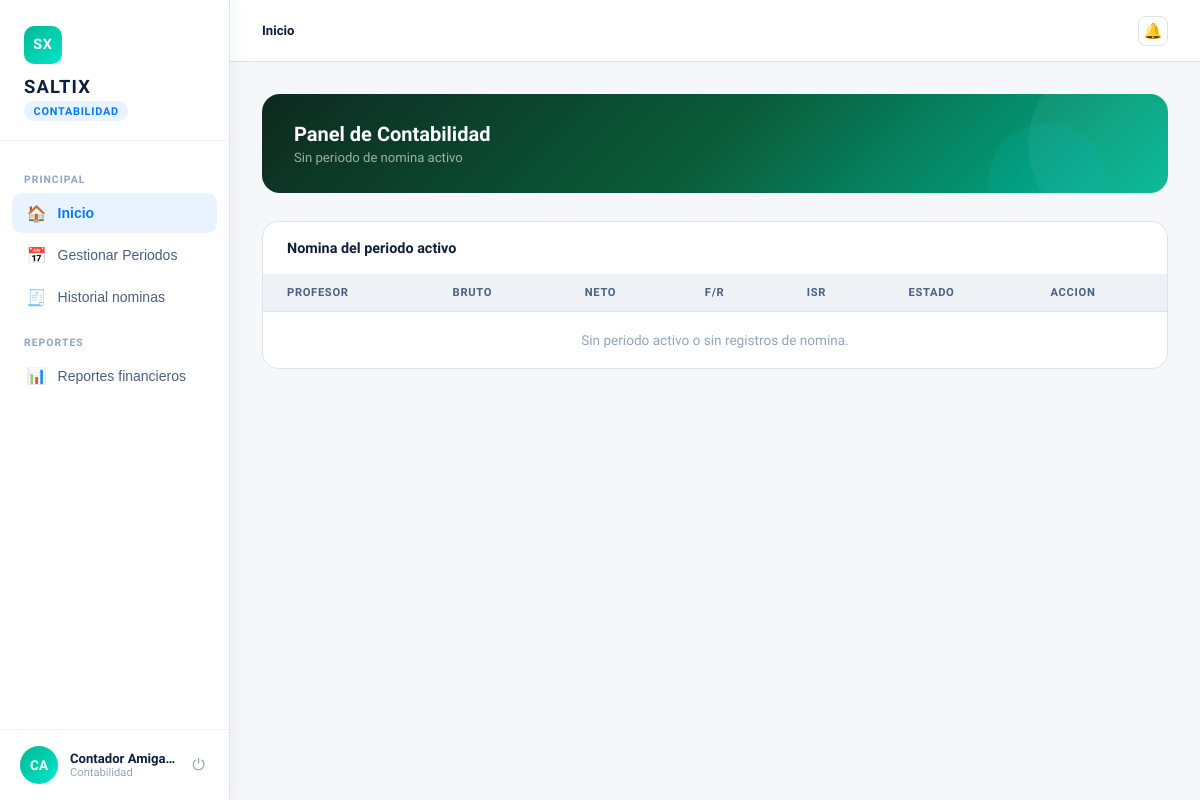
Page /contabilidad/ (signed in) on the earlier database version.
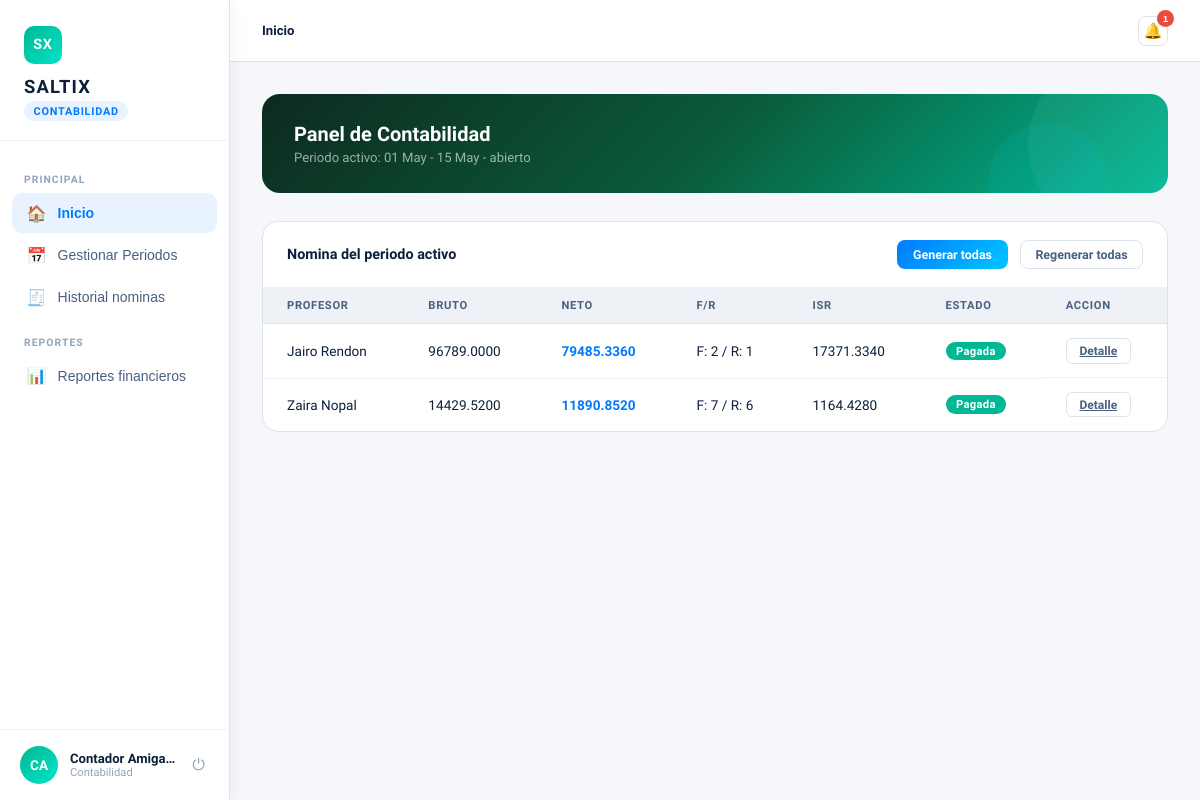
Same page on the later database version.
### Contabilidad/models.py (models this page shows, shortened)
class Periodo(models.Model):
    TIPOS = [
        ("SEMANAL", "Semanal"),
        ("QUINCENAL", "Quincenal"),
        ("MENSUAL", "Mensual"),
    ]
    ESTADOS = [
        ("ABIERTO", "Abierto"),
        ("CERRADO", "Cerrado"),
    ]
    fecha_inicio = models.DateField()
    fecha_fin = models.DateField()
    tipo = models.CharField(max_length=10, choices=TIPOS, default="QUINCENAL")
    estado = models.CharField(max_length=10, choices=ESTADOS, default="ABIERTO")
    fecha_cierre = models.DateTimeField(null=True, blank=True)
    class Meta:
        constraints = [
            models.UniqueConstraint(
                fields=["fecha_inicio", "fecha_fin", "tipo"],
                name="unique_periodo_rango_tipo",
            ),
        ]
    def display_label(self):
        return f"{self.fecha_inicio.strftime('%d %B')} - {self.fecha_fin.strftime('%d %B')}"

class Nomina(models.Model):
    ESTADOS = [
        ("pendiente", "Pendiente"),
        ("procesando", "Procesando"),
        ("cerrada", "Cerrada"),
        ("pagada", "Pagada"),
    ]
    profesor = models.ForeignKey("Profesores.Profesor", on_delete=models.PROTECT)
    periodo = models.ForeignKey("Periodo", on_delete=models.PROTECT)
    horas_trabajadas = models.DecimalField(max_digits=8, decimal_places=2, default=0)
    faltas = models.PositiveIntegerField(default=0)
    retardos = models.PositiveIntegerField(default=0)
    faltas_equivalentes = models.PositiveIntegerField(default=0)
    total_bruto = models.DecimalField(max_digits=12, decimal_places=4)
    total_percepciones = models.DecimalField(max_digits=12, decimal_places=4)
    total_impuestos = models.DecimalField(max_digits=12, decimal_places=4)
    total_deducciones = models.DecimalField(max_digits=12, decimal_places=4)
    total_neto = models.DecimalField(max_digits=12, decimal_places=4)
    fecha_de_generacion = models.DateTimeField(auto_now_add=True)
    fecha_actualizacion = models.DateTimeField(auto_now=True)
    estado = models.CharField(max_length=20, choices=ESTADOS, default="procesando")
    class Meta:
        constraints = [
            models.UniqueConstraint(
                fields=["profesor", "periodo"],
                name="unique_nomina_profesor_periodo",
            ),
        ]
        indexes = [
            models.Index(fields=["periodo", "estado"]),
            models.Index(fields=["profesor", "periodo"]),
        ]

### Profesores/models.py (models this page shows, shortened)
class Profesor(models.Model):
    ESTADOS = [
        ("ACTIVO", "Activo"),
        ("SUSPENDIDO", "Suspendido"),
        ("BAJA_TEMPORAL", "Baja temporal"),
        ("BAJA_DEFINITIVA", "Baja definitiva"),
    ]
    usuario = models.OneToOneField("users.Usuario", on_delete=models.CASCADE)
    rfc = models.CharField(max_length=13, unique=True)
    curp = models.CharField(max_length=18, unique=True)
    telefono = models.CharField(max_length=10)
    direccion = models.TextField(max_length=100)
    fecha_ingreso = models.DateField()
    estado_laboral = models.CharField(max_length=20, choices=ESTADOS, default="ACTIVO")
    costo_por_hora = models.DecimalField(max_digits=12, decimal_places=4)
    tipo_contrato = models.CharField(max_length=25)
    departamento = models.ForeignKey("users.Departamento", on_delete=models.PROTECT, related_name="profesores")
    plantel = models.ForeignKey("core.Plantel", on_delete=models.PROTECT, related_name="profesores")
    class Meta:
        indexes = [
            models.Index(fields=["estado_laboral"]),
            models.Index(fields=["fecha_ingreso"]),
        ]

### users/models.py (models this page shows, shortened)
class Usuario(AbstractBaseUser, PermissionsMixin):
    email = models.EmailField(max_length=254, unique=True)
    nombre = models.CharField(max_length=50, blank=False, null=False)
    apellido = models.CharField(max_length=50, blank=False, null=False)
    is_active = models.BooleanField(default=True)
    is_staff = models.BooleanField(default=False)
    date_joined = models.DateTimeField(default=timezone.now)
    last_login = models.DateTimeField(null=True, blank=True)
    rol_id = models.ForeignKey('Rol', on_delete=models.PROTECT, null=True, blank=True, related_name='users')
    objects = UsuarioManager()
    USERNAME_FIELD = "email"
    REQUIRED_FIELDS = ["nombre", "apellido"]
    def get_full_name(self):
        return f"{self.nombre} {self.apellido}"

### Contabilidad/views.py (the view)
# urls.py: path("", views.dashboard, name="contabilidad_dashboard"),
@login_required
@requiere_rol("contabilidad", "administrador")
def dashboard(request, *args, **kwargs):
    periodo_actual = get_periodo_activo()
    nominas = []
    nominas_qs = Nomina.objects.select_related("profesor", "profesor__usuario", "periodo")
    if periodo_actual:
        nominas_qs = nominas_qs.filter(periodo=periodo_actual)
    else:
        nominas_qs = nominas_qs.none()
    for nomina in nominas_qs:
        nomina.bruto = nomina.total_bruto
        nomina.neto = nomina.total_neto
        nominas.append(nomina)
    pendientes = []
    if periodo_actual and periodo_actual.estado == "ABIERTO":
        pendientes = get_profesores_sin_nomina()
        for profesor in pendientes:
            profesor.estado = "pendiente"
            profesor.bruto = calcular_pago_base(profesor.id, periodo_actual)
            profesor.neto = None
            profesor.profesor = profesor.usuario.get_full_name()
            nominas.append(profesor)
    historial_qs = Nomina.objects.select_related(
        "profesor",
        "profesor__usuario",
        "periodo",
    ).filter(estado__in=["cerrada", "pagada"])
    periodos_historial = get_todos_los_periodos()
    if periodo_actual:
        historial_qs = historial_qs.filter(periodo__fecha_fin__lt=periodo_actual.fecha_inicio)
        periodos_historial = periodos_historial.filter(fecha_fin__lt=periodo_actual.fecha_inicio)
    estado = request.GET.get("estado") or ""
    profesor_id = request.GET.get("profesor") or ""
    periodo_id = request.GET.get("periodo") or ""
    if estado:
        historial_qs = historial_qs.filter(estado=estado)
    if profesor_id:
        historial_qs = historial_qs.filter(profesor_id=profesor_id)
    if periodo_id:
        historial_qs = historial_qs.filter(periodo_id=periodo_id)
    context = {
        "periodo_label": periodo_actual.display_label() if periodo_actual else None,
        "periodo_actual": periodo_actual,
        "periodos": get_todos_los_periodos(),
        "periodos_historial": periodos_historial,
        "profesores": Profesor.objects.select_related("usuario").order_by("usuario__nombre"),
        "nominas": nominas,
        "historial_nominas": historial_qs.order_by("-fecha_actualizacion", "-id"),
        "pagos_pendientes": len(pendientes),
        "selected_estado": estado,
        "selected_profesor": profesor_id,
        "selected_periodo": periodo_id,
        "toast_message": kwargs.get("toast_message"),
        "toast_type": kwargs.get("toast_type"),
    }
    return render(request, "Contabilidad/dashboard.html", context)

### Contabilidad/utils.py (called while the page is built)
def get_periodo_activo():
    return Periodo.objects.filter(estado="ABIERTO").order_by("-fecha_inicio", "-id").first()

def get_todos_los_periodos():
    return Periodo.objects.all().order_by("-fecha_inicio", "-id")

def get_profesores_activos():
    return Profesor.objects.select_related("usuario").filter(estado_laboral="ACTIVO")

def get_profesores_sin_nomina():
    periodo = get_periodo_activo()
    if periodo is None:
        return []
    con_nomina = set(Nomina.objects.filter(periodo=periodo).values_list("profesor_id", flat=True))
    return [p for p in get_profesores_activos() if p.id not in con_nomina]

### Notifications/context_processors.py (called while the page is built)
def notifications(request):
    user = getattr(request, "user", None)
    if not user or not user.is_authenticated:
        return {}
    qs = Notificacion.objects.filter(usuario=user, archivada=False)
    return {
        "notification_unread_count": qs.filter(leida=False).count(),
        "notification_latest": qs.order_by("-creada_en")[:5],
    }

### Contabilidad/templates/Contabilidad/dashboard.html (shortened to what this page needs)
{% extends "core/layout.html" %}
{% load static %}
{% block page_css %}
<link rel="stylesheet" href="{% static 'css/dashboard_base.css' %}">
<link rel="stylesheet" href="{% static 'css/dashboard_shared.css' %}">
<link rel="stylesheet" href="{% static 'css/dashboard_contabilidad.css' %}">
{% endblock %}
{% block topbar %}
<header class="topbar">
  <div class="topbar-left">
    <div class="breadcrumb"><strong id="breadcrumb-text">Inicio</strong></div>
  </div>
  <div class="topbar-actions">
    {% include "Notifications/partials/bell.html" %}
  </div>
</header>
{% endblock %}
{% block content %}
<div class="page active" id="page-inicio">
  <div class="welcome-banner welcome-banner-conta">
    <div class="welcome-text">
      <h2>Panel de Contabilidad</h2>
      <p>{% if periodo_label %}Periodo activo: {{ periodo_label }} - {{ periodo_actual.estado|lower }}{% else %}Sin periodo de nomina activo{% endif %}</p>
    </div>
  </div>
  <div class="table-wrap">
    <div class="table-header">
      <h3>Nomina del periodo activo</h3>
      <div class="period-actions">
        {% if periodo_actual and periodo_actual.estado == "ABIERTO" %}
          <form method="post" action="{% url 'generar_nominas' %}">
            <button class="btn-primary" type="submit">Generar todas</button>
          </form>
          <form method="post" action="{% url 'regenerar_nominas' %}">
            <button class="btn-outline" type="submit">Regenerar todas</button>
          </form>
        {% endif %}
      </div>
    </div>
    <table>
      <thead>
        <tr><th>Profesor</th><th>Bruto</th><th>Neto</th><th>F/R</th><th>ISR</th><th>Estado</th><th>Accion</th></tr>
      </thead>
      <tbody id="nomina-tbody">
        {% for nomina in nominas %}
          <tr data-status="{{ nomina.estado|default:'sin-estado' }}">
            <td>{% if nomina.estado == "pendiente" %}{{ nomina.profesor }}{% else %}{{ nomina.profesor.usuario.get_full_name }}{% endif %}</td>
            <td>{% firstof nomina.bruto "--" %}</td>
            <td class="amount-neu">{% firstof nomina.neto "--" %}</td>
            <td>{% if nomina.estado == "pendiente" %}--{% else %}F: {{ nomina.faltas }} / R: {{ nomina.retardos }}{% endif %}</td>
            <td>{% if nomina.estado == "pendiente" %}--{% else %}{{ nomina.total_impuestos }}{% endif %}</td>
            <td><span class="pill pill-{{ nomina.estado|default:'gray' }}">{{ nomina.estado|capfirst|default:"Sin estado" }}</span></td>
            <td class="actions-cell">
              {% if nomina.estado == "pendiente" %}
                <form class="inline-form" method="post" action="{% url 'procesar_nomina' nomina.id %}">
                  {% csrf_token %}
                  <button class="btn-outline btn-sm" type="submit">Generar</button>
                </form>
              {% else %}
                <a class="btn-outline btn-sm" href="{% url 'detalle_nomina' nomina.id %}">Detalle</a>
              {% endif %}
            </td>
          </tr>
        {% empty %}
          <tr><td colspan="7" class="empty-cell">Sin periodo activo o sin registros de nomina.</td></tr>
        {% endfor %}
      </tbody>
    </table>
  </div>
</div>
{% endblock %}

Differences in the rows shown:
now on this page (row edited): Periodo: estado "abierto"
changed Periodo: estado "CERRADO" → "ABIERTO" (drawn)
now on this page (row unchanged): Nomina: profesor.usuario.get_full_name "Jairo Rendon", bruto "96789.0000", neto "79485.3360", faltas "2", retardos "1", total_impuestos "17371.3340", estado "Pagada", shows "Detalle"
now on this page (row edited): Nomina: profesor.usuario.get_full_name "Zaira Nopal", bruto "14429.5200", neto "11890.8520", faltas "7", retardos "6", total_impuestos "1164.4280", estado "Pagada", shows "Detalle"
Other differences:
{{ notification_unread_count }}: (not shown) → "1"
{{ periodo_label }}: (not shown) → "01 May - 15 May"
text no longer shown: "Sin periodo de nomina activo Sin periodo activo o sin registros de nomina."
text now shown: "Periodo activo: - Generar todas Regenerar todas"
